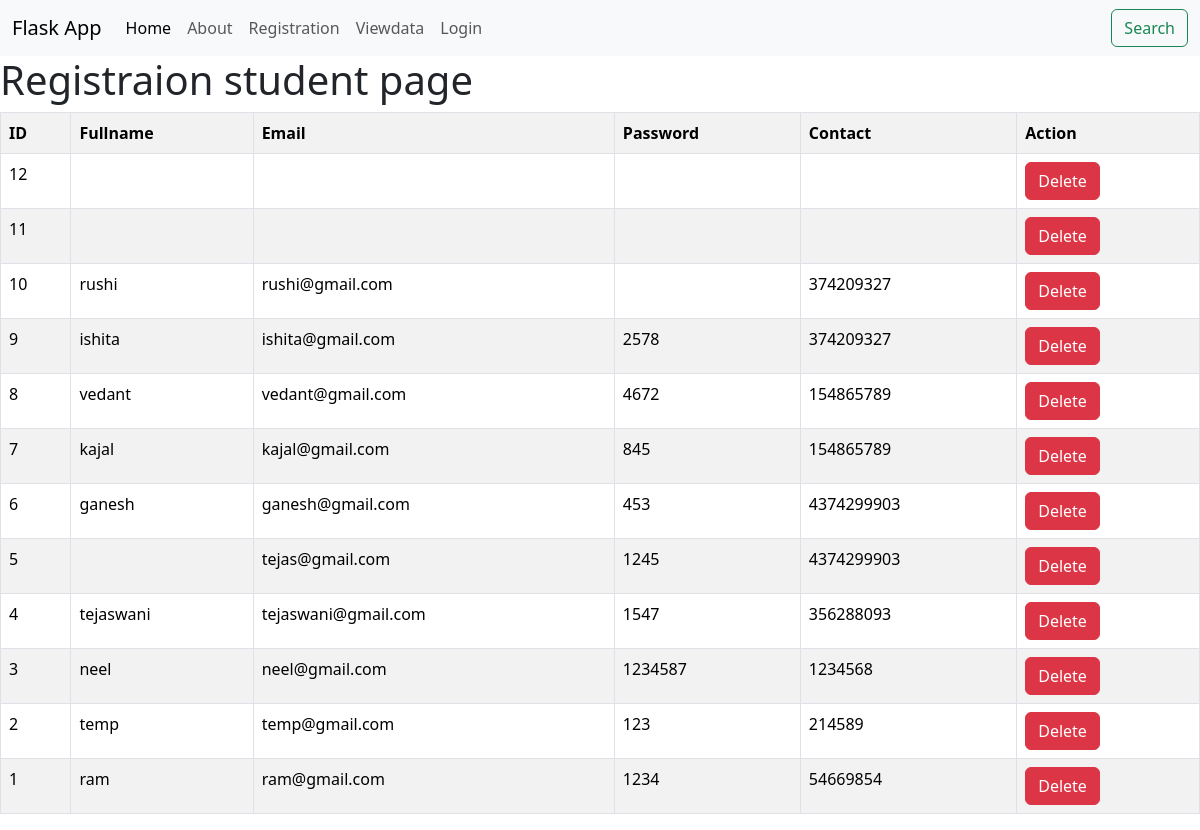
Before: /viewdata with the older database file.
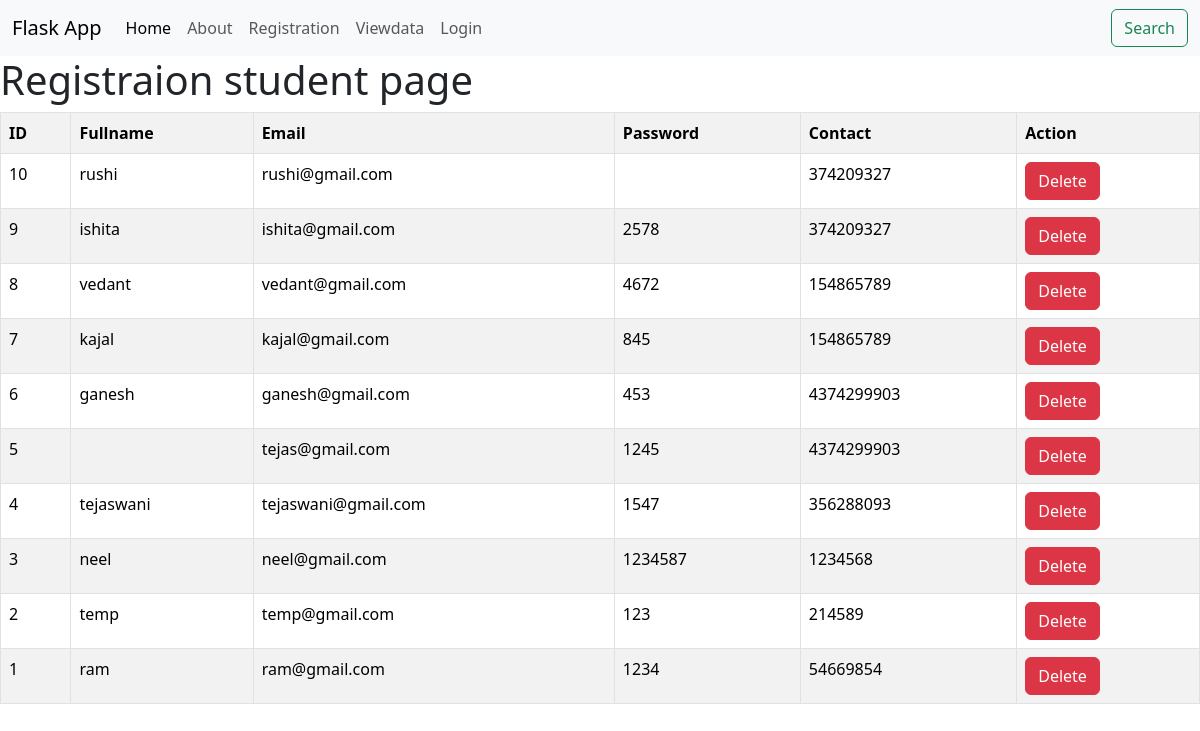
After: the same page with the newer database file.
### tables this page shows
CREATE TABLE registration(
    id INTEGER PRIMARY KEY AUTOINCREMENT,
    name VARCHAR(100),
    email VARCHAR(20),
    password VARCHAR(20),
    contact VARCHAR(15)
);

### flask_mini/app.py (the view)
@app.route("/viewdata")
def viewdata():
    con=sq.connect("Flask.db")
    cur=con.cursor()
    cur.execute("Select * from registration order by id desc")
    data=cur.fetchall()
    con.commit()
    con.close()
    return render_template("viewdata.html",s_data=data)  #this data is like an variable the entire data from db is going to get store in it

### flask_mini/templates/viewdata.html (shortened to what this page needs)
<!DOCTYPE html>
<html lang="en">
<head>
    <link rel="stylesheet" href="https://cdn.jsdelivr.net/npm/bootstrap@5.3.8/dist/css/bootstrap.min.css">
</head>
<body>
    {% include 'navbar.html' %}
    <h1>Registraion student page</h1>
    <table class="table table-bordered table-striped">
        <tr>
            <th>ID</th>
            <th>Fullname</th>
            <th>Email</th>
            <th>Password</th>
            <th>Contact</th>
            <th>Action</th>
        </tr>
        {% for i in s_data %}
        <tr>
            <td>{{i[0]}}</td>
            <td>{{i[1]}}</td>
            <td>{{i[2]}}</td>
            <td>{{i[3]}}</td>
            <td>{{i[4]}}</td>
            <td>
                <a href="deletestudent/{{i[0]}}" class="btn btn-danger" onclick="confirm('Are you sure')">Delete</a>
            </td>
        </tr>
        {% endfor %}
    </table>
</body>
</html>

### flask_mini/templates/navbar.html (shortened to what this page needs)
<nav class="navbar navbar-expand-lg bg-body-tertiary">
  <div class="container-fluid">
    <a class="navbar-brand" href="/">Flask App</a>
    <div class="collapse navbar-collapse" id="navbarSupportedContent">
      <ul class="navbar-nav me-auto mb-2 mb-lg-0">
        <li class="nav-item">
          <a class="nav-link active" href="/">Home</a>
        </li>
        <li class="nav-item">
          <a class="nav-link" href="/about">About</a>
        </li>
        <li class="nav-item">
          <a class="nav-link" href="/register">Registration</a>
        </li>
        <li class="nav-item">
          <a class="nav-link" href="/viewdata">Viewdata</a>
        </li>
        <li class="nav-item">
          <a class="nav-link" href="/login">Login</a>
        </li>
      </ul>
      <form class="d-flex" role="search">
        <button class="btn btn-outline-success"
          type="submit">
          Search
        </button>
      </form>
    </div>
  </div>
</nav>

Changed rows visible on the page:
removed registration: id "12"
removed registration: id "11"
